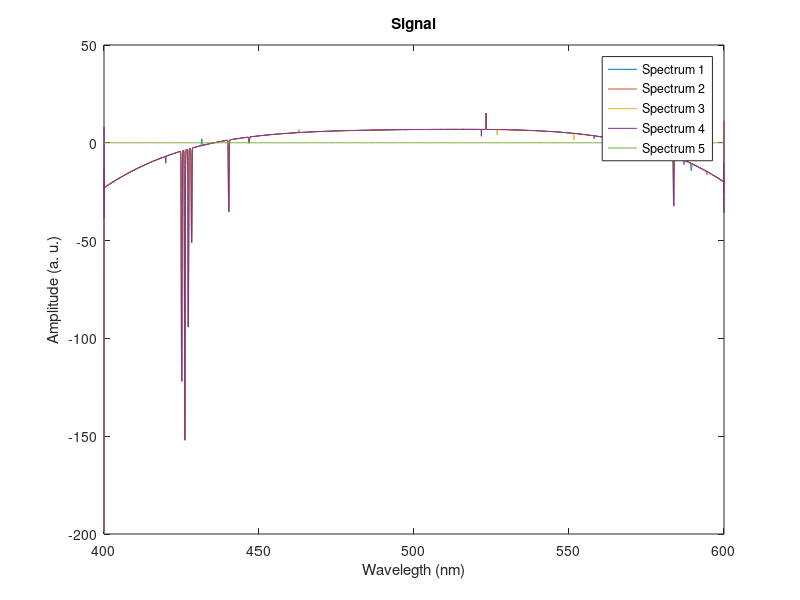

MATLAB code to generate this figure: (Note: this script raises an error after producing the figure.)
clear 
close all
clc

%% Load data
%==========================================================================
load("Data/Sig_para_Novo.mat", "ds_spectrum", "ds_wl_range");
spectrum_off = ds_spectrum;
wavelength = ds_wl_range;

%% Analyze the signal
%==========================================================================
% detrending the signal by substracting the means
spectrum = bsxfun(@minus, spectrum_off, mean(spectrum_off, 2));

% define timestep (wavelength_resolution in this case) and sampling frequency
wavelength_resolution = wavelength(2) - wavelength(1);
frequency = 1/wavelength_resolution;

% Display variance of each spectrum
spectrum_var = var(spectrum(1:5,:), 0, 2); 
disp("Variance of each spectrum:");
disp(spectrum_var)

%% Plotting the signal
%==========================================================================
figure( 'Name', "Initial Plot" );
plot(wavelength, spectrum);
% plot(wavelength, spectrum, wavelength, spectrum_smooth, '-x');
xlabel('Wavelegth (nm)');
ylabel('Amplitude (a. u.)');
title("Signal");
legend('Spectrum 1', 'Spectrum 2', 'Spectrum 3', 'Spectrum 4', 'Spectrum 5');

%% Find the peaks in the spectrum and plot them
%==========================================================================
% Find positive peaks in the spectrum
[peaks,peaksLoc] = findpeaks(spectrum(1,:),'MinPeakProminence',2, 'MinPeakDistance', 0.8, 'MinPeakWidth', 8);
hold on;
plot(wavelength(peaksLoc),peaks,'rv','MarkerFaceColor','r');

% Find negative peaks in the spectrum
[negPeaks,negPeaksLoc] = findpeaks(-spectrum(1,:),'MinPeakProminence',2, 'MinPeakDistance', 0.8, 'MinPeakWidth', 8);
hold on;
plot(wavelength(negPeaksLoc),-negPeaks,'g^','MarkerFaceColor','g');


%% Plotting the Polynomial Fit
%==========================================================================




